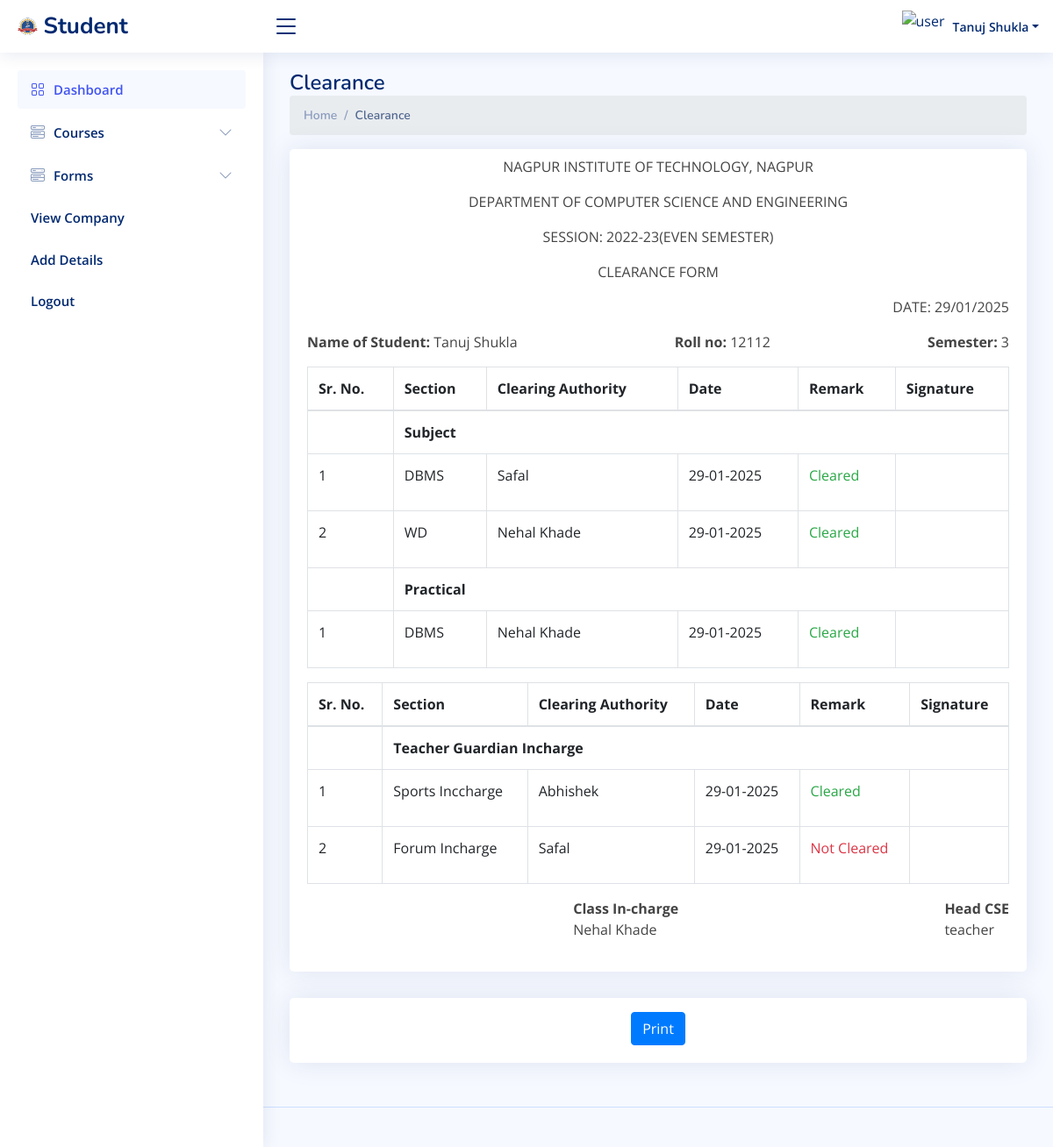
The page /student/clearance_form.php (signed in) on the database its author committed.
### tables this page shows
CREATE TABLE `student` (
  `id` varchar(255) NOT NULL,
  `name` text NOT NULL,
  `father_name` text NOT NULL,
  `mother_name` text NOT NULL,
  `email` text DEFAULT NULL,
  `personal_mobile` text DEFAULT NULL,
  `father_mobile` text DEFAULT NULL,
  `mother_mobile` text DEFAULT NULL,
  `address` text DEFAULT NULL,
  `birth_day` varchar(15) DEFAULT NULL,
  `gender` text DEFAULT NULL,
  `religion` text DEFAULT NULL,
  `ssc_school` text DEFAULT NULL,
  `ssc_roll` varchar(11) DEFAULT NULL,
  `ssc_board` text DEFAULT NULL,
  `ssc_year` varchar(255) NOT NULL,
  `ssc_result` double DEFAULT NULL,
  `hsc_school` text DEFAULT NULL,
  `hsc_roll` varchar(11) DEFAULT NULL,
  `hsc_board` text DEFAULT NULL,
  `hsc_year` varchar(255) NOT NULL,
  `hsc_result` double DEFAULT NULL,
  `date` varchar(25) DEFAULT NULL
);

CREATE TABLE `class` (
  `class_id` int(11) NOT NULL,
  `dept` int(11) NOT NULL,
  `sec` varchar(15) NOT NULL,
  `sem` int(11) NOT NULL,
  `class_teacher` int(11) DEFAULT NULL
);

CREATE TABLE `teacher_course` (
  `id` int(11) NOT NULL,
  `tid` int(11) NOT NULL,
  `course_id` int(11) NOT NULL,
  `class_id` int(11) NOT NULL
);

CREATE TABLE `course` (
  `course_id` int(11) NOT NULL,
  `name` varchar(255) NOT NULL,
  `type` enum('Theory','Practical') NOT NULL,
  `course_code` varchar(255) NOT NULL,
  `status` tinyint(1) NOT NULL DEFAULT 0
);

CREATE TABLE `teacher` (
  `tid` int(11) NOT NULL,
  `name` varchar(255) NOT NULL,
  `email` varchar(255) NOT NULL,
  `phone` varchar(15) NOT NULL,
  `salary` int(11) NOT NULL
);

CREATE TABLE `faculty` (
  `id` int(11) NOT NULL,
  `name` varchar(255) NOT NULL,
  `salary` varchar(25) NOT NULL,
  `role` varchar(25) NOT NULL,
  `email` varchar(255) NOT NULL
);

### student/connect/db.php (called while the page is built)
<?php
class connect{
    public $servername = "localhost";
    private $username = "root";
    private $password = "";
    private $dbname = "jit_college";
    public function dbconnect()
	{
		$db=mysqli_connect($this->servername,$this->username,$this->password,$this->dbname);
		return $db;
	}
}
?>

### student/connect/fun.php (called while the page is built, shortened)
<?php
class fun
{
    private $db;
    function __construct($con)
    {
        $this->db = $con;
    }
    public function fetchClassAssignedStudentWithId($id){
          $sql = "SELECT * FROM `stud_class` WHERE `sid` = '$id'";
          $result = mysqli_query($this->db,$sql);
          if($result){
               $fetch = mysqli_fetch_assoc($result);
          }
          else{
               $fetch = null;
          }
          return $fetch;
     }
     public function fetchClassWithId($id){
          $sql = "SELECT * FROM `class` WHERE `class_id` = '$id'";
          $fetch = mysqli_query($this->db,$sql);
          if(mysqli_num_rows($fetch)>0){
               return mysqli_fetch_assoc($fetch);
          }
          else{
               return null;
          }
     }
     public function fetchCoursesWithClass($class_id){
          $sql = "SELECT * FROM `teacher_course` WHERE `class_id` = '$class_id' ";
          $fetch = mysqli_query($this->db, $sql);
          return $fetch;
     }
     public function fetchCourseWithId($id){
          $sql = "SELECT * FROM `course` WHERE `course_id` = '$id'";
          $fetch = mysqli_query($this->db, $sql);
           return $fetch;
         }
    public function fetchTeacherWithId($id){
     $sql = "SELECT * FROM `teacher` WHERE `tid` = '$id'";
     $fetch = mysqli_query($this->db, $sql);
     $row = (mysqli_num_rows($fetch) > 0) ? mysqli_fetch_assoc($fetch): null;
     return $row;
    }
    public function fetchAllFaculty(){
     $sql = "SELECT * FROM `faculty` WHERE 1";
     $fetch = mysqli_query($this->db, $sql);
     return $fetch;
    }
    public function fetchClearanceWithSidCourseId( $sid,$course_id ){
     $sql = "SELECT * FROM `clearance_check` WHERE `sid` = '$sid' and `course_id` = '$course_id'";
     $fetch = mysqli_query($this->db,$sql);
     $row = (mysqli_num_rows($fetch) == 1) ? mysqli_fetch_assoc($fetch) : null;
     return $row;
    }
    public function fetchClearanceWithSidFid( $sid,$fid ){
     $sql = "SELECT * FROM `faculty_clearance` WHERE `sid` = '$sid' and `fid` = '$fid'";
     $fetch = mysqli_query($this->db,$sql);
     $row = (mysqli_num_rows($fetch) == 1) ? mysqli_fetch_assoc($fetch) : null;
     return $row;
    }
   public function fetchStudentDetails($id){
     $sql = "SELECT * FROM `student` WHERE `id` = '$id'";
     $fetch = mysqli_query($this->db, $sql);
     if(mysqli_num_rows($fetch)>0){
          return mysqli_fetch_assoc($fetch);
     }
     else{
          return null;
     }
   }
}
?>

### student/clearance_form.php (the view, shortened to what this page needs)
<?php
    include "connect/db.php";
    include 'connect/fun.php';
    $connect=new connect();
    $fun=new fun($connect->dbconnect());
    $date = date('d/m/Y');
    $id = $_SESSION['uname'];
    $student = $fun->fetchStudentDetails($id);
    if($student!=null){
        $name = $student['name'];
        $class  = $fun->fetchClassAssignedStudentWithId($id);
        $class_id = ($class !=null)?($class['class_id']):(0);
        $sem = $fun->fetchClassWithId($class_id);
        $class_teacher = ($sem!=null)?($sem['class_teacher']):(0);
        $sem = ($sem!=null)?($sem['sem']):(null);
        $class_teacher_name = $fun->fetchTeacherWithId($class_teacher);
        $ctname = ($class_teacher_name!=null)?($class_teacher_name['name']):('');
        $teacher_course = $fun->fetchCoursesWithClass($class_id);
        $teacher_course2 = $fun->fetchCoursesWithClass($class_id);
    }
    else{
        $student = null;
        $sem = null;
        $name = '';
        $ctname = '';
    }
    $faculty = $fun->fetchAllFaculty();
?>
<!DOCTYPE html>
<html lang="en">
<head>
  <?php
    include "include/links.php";
  ?>
</head>
<body>
    <?php
      include "include/header.php";
    ?>
    <?php
      include "include/sideBar.php";
    ?>
  <main id="main" class="main">
    <div class="pagetitle">
      <h1>Clearance</h1>
      <nav>
        <ol class="breadcrumb">
          <li class="breadcrumb-item"><a href="index.php">Home</a></li>
          <li class="breadcrumb-item active">Clearance</li>
        </ol>
      </nav>
    </div>
    <section class="section dashboard">
     <?php
        if($student != null){
    ?>
    <div class="card table-responsive" id="divPrint">
        <div class="card-body mt-2">
        <div class=" ">
            <center>
            <p>NAGPUR INSTITUTE OF TECHNOLOGY, NAGPUR</p>
            <p>DEPARTMENT OF COMPUTER SCIENCE AND ENGINEERING</p>
            <P>SESSION: 2022-23(EVEN SEMESTER)</P>
            <P>CLEARANCE FORM</P>
            </center>
        </div>
        <div class="d-flex justify-content-end" id="date">
            <p>DATE: <?php echo $date;?></p>
        </div>
        <div class="d-flex justify-content-between" id="std">
            <p > <b> Name of Student: </b> <?php echo $name ?></p>
            <p> <b> Roll no: </b> <?php echo $id ?> </p>
            <p> <b> Semester: </b> <?php echo $sem ?> </p>
        </div>
        <div class="table">
            <table class="table table-bordered">
                <thead>
                    <tr>
                        <th>Sr. No.</th>
                        <th>Section</th>
                        <th>Clearing Authority</th>
                        <th>Date</th>
                        <th>Remark</th>
                        <th>Signature</th>
                    </tr>
                </thead>
                <tbody>
                    <tr>
                        <td rowspan=""></td>
                        <th colspan="5">Subject</th>
                    </tr>
                    <?php
                        if(mysqli_num_rows($teacher_course)>0){
                            $sr = 1;
                            while($res = mysqli_fetch_assoc($teacher_course)){
                                $course_id = $res['course_id'];
                                $teacher_id = $res['tid'];
                                $c = $fun->fetchCourseWithId($course_id);
                          $clearance = $fun->fetchClearanceWithSidCourseId($id,$course_id);
                          $clear = ($clearance != null)?($clearance['clearance']):(0);
                          if(mysqli_num_rows($c) > 0) {
                            $c = mysqli_fetch_assoc($c);
                            $cname = ($c['type'] == 'Theory')? $c['name']:'';
                            if($c['type'] == 'Practical'){
                                continue;
                            }
                        }
                        else{
                            $cname = '';
                        }
                        $teacher = $fun->fetchTeacherWithId($teacher_id);
                        $tname = ($teacher != null)?($teacher['name']):("Not found");
                    ?>
                    <tr>
                        <td><?php echo $sr?></td>
                        <td><?php echo $cname?></td>
                        <td><?php echo $tname?></td>
                        <td><?php echo date("d-m-Y")?></td>
                        <td> <?php echo  ($clear == 1)?("<p class='text-success'>Cleared</p>"):("<p class='text-danger'>Not Cleared</p>")?></td>
                        <td></td>
                    </tr>
                    <?php
                            $sr++;}
                         }
                    ?>
                    <tr>
                        <td rowspan=""></td>
                        <td colspan="5"><b>Practical</b></td>
                    </tr>
                    <?php
                        if(mysqli_num_rows($teacher_course2)>0){
                            $sr = 1;
                            while($res = mysqli_fetch_assoc($teacher_course2)){
                                $course_id = $res['course_id'];
                                $teacher_id = $res['tid'];
                                $c = $fun->fetchCourseWithId($course_id);
                          $clearance = $fun->fetchClearanceWithSidCourseId($id,$course_id);
                          $clear = ($clearance != null)?($clearance['clearance']):(0);
                          if(mysqli_num_rows($c) > 0) {
                            $c = mysqli_fetch_assoc($c);
                            $cname = ($c['type'] != 'Theory')? $c['name']:'';
                            if($c['type'] != 'Practical'){
                                continue;
                            }
                        }
                        else{
                            $cname = '';
                        }
                        $teacher = $fun->fetchTeacherWithId($teacher_id);
                        $tname = ($teacher != null)?($teacher['name']):("Not found");
                    ?>
                    <tr>
                        <td><?php echo $sr?></td>
                    <td><?php echo $cname?></td>
                        <td><?php echo $tname?></td>
                        <td><?php echo date('d-m-Y')?></td>
                        <td> <?php echo  ($clear == 1)?("<p class='text-success'>Cleared</p>"):("<p class='text-danger'>Not Cleared</p>")?></td>
                        <td></td>
                    </tr>
                    <?php
                          $sr++;  }
                        }
                    ?>
                </tbody>
            </table>
        </div>
        <div class="table">
            <table class="table table-bordered">
                <thead>
                    <tr>
                    <th>Sr. No.</th>
                        <th>Section</th>
                        <th>Clearing Authority</th>
                        <th>Date</th>
                        <th>Remark</th>
                        <th>Signature</th>
                    </tr>
                </thead>
                <tbody>
                    <tr>
                        <td rowspan=""></td>
                        <th colspan="5">Teacher Guardian Incharge</th>
                    </tr>
                    <?php
                    $sr = 1;
                      if(mysqli_num_rows($faculty)>0){
                        while($res = mysqli_fetch_assoc($faculty)){
                          $clearance_check = $fun->fetchClearanceWithSidFid($id,$res['id']);
                          $clear =($clearance_check != null)? $clearance_check['clearance']:0;
                ?>
                    <tr>
                        <td><?php echo $sr?></td>
                        <td><?php echo $res['role']?></td>
                        <td><?php echo $res['name']?></td>
                        <td><?php echo date("d-m-Y")?></td>
                        <td><?php echo  ($clear == 1)?("<p class='text-success'>Cleared</p>"):("<p class='text-danger'>Not Cleared</p>")?></td>
                        <td></td>
                    </tr>
                    <?php
                        $sr++;
                        }
                     }
                ?>
                </tbody>
            </table>
        </div>
        <div class="d-flex justify-content-between" id="foot">
            <p> <b> Class In-charge </b><br><?php echo $ctname?></p>
            <p> <b>Head CSE </b> <br> teacher</p>
        </div>
        </div>
    </div>
        <div class="card">
            <div class="card-body mt-3 d-flex justify-content-center">
                <button class="btn btn-primary" onclick="print()" > Print</button>
            </div>
        </div>
        <?php
        }else{
            echo "No data found";
        }
     ?>
    </section>
  </main>
 <?php
 include "include/footer.php";
 ?>
</body>
</html>

### student/include/header.php (shortened to what this page needs)
<header id="header" class="header fixed-top d-flex align-items-center">
<?php
require_once "connect/db.php";
require_once 'connect/fun.php';
$connect=new connect();
$fun=new fun($connect->dbconnect());
$id = $_SESSION['uname'];
$stud = $fun->fetchStudentDetails($id);
  $student_name = ($stud != null) ?($stud['name']):('');
?>
<div class="d-flex align-items-center justify-content-between">
  <a href="index.php" class="logo d-flex align-items-center">
    <img src="./../images/jit_logo.png"   alt="">
    <span class="d-none d-lg-block"> Student</span>
  </a>
  <i class="bi bi-list toggle-sidebar-btn"></i>
</div>
<nav class="header-nav ms-auto">
  <ul class="d-flex align-items-center">
    <li class="nav-item dropdown pe-3">
      <a class="nav-link nav-profile d-flex align-items-center pe-0" href="#" data-bs-toggle="dropdown">
      <img width="50" height="50" src="https://img.icons8.com/ios-filled/50/user.png" alt="user"/>
        <span class="d-none d-md-block dropdown-toggle ps-2"><?php echo $student_name?></span>
      </a>
    </li>
  </ul>
</nav>
</header>

### student/assets/css/style.css (style rules this page uses)
:root { scroll-behavior: smooth; }
body { font-family: "Open Sans", sans-serif; background: #f6f9ff; color: #444444; }
a { color: #4154f1; text-decoration: none; }
h1, h2, h3, h4, h5, h6 { font-family: "Nunito", sans-serif; }
#main { margin-top: 60px; padding: 20px 30px; transition: all 0.3s; }
.pagetitle { margin-bottom: 10px; }
.pagetitle h1 { font-size: 24px; margin-bottom: 0; font-weight: 600; color: #012970; }
.card { margin-bottom: 30px; border: none; border-radius: 5px; box-shadow: 0px 0 30px rgba(1, 41, 112, 0.1); }
.card-body { padding: 0 20px 20px 20px; }
.breadcrumb { font-size: 14px; font-family: "Nunito", sans-serif; color: #899bbd; font-weight: 600; }
.breadcrumb a { color: #899bbd; transition: 0.3s; }
.breadcrumb .breadcrumb-item::before { color: #899bbd; }
.breadcrumb .active { color: #51678f; font-weight: 600; }
.logo { line-height: 1; }
@media (min-width: 1200px) { .logo { width: 280px; } }
.logo img { max-height: 26px; margin-right: 6px; }
.logo span { font-size: 26px; font-weight: 700; color: #012970; font-family: "Nunito", sans-serif; }
.header { transition: all 0.5s; z-index: 997; height: 60px; box-shadow: 0px 2px 20px rgba(1, 41, 112, 0.1); background-color: #fff; padding-left: 20px; }
.header .toggle-sidebar-btn { font-size: 32px; padding-left: 10px; cursor: pointer; color: #012970; }
.header-nav ul { list-style: none; }
.header-nav>ul { margin: 0; padding: 0; }
.header-nav .nav-profile { color: #012970; }
.header-nav .nav-profile img { max-height: 36px; }
.header-nav .nav-profile span { font-size: 14px; font-weight: 600; }
@media (min-width: 1200px) { #main, #footer { margin-left: 300px; } }

### student/clearance_form.php (style rules this page uses)
table, th, td { border: 1px solid black; border-collapse: collapse; }
table { width: 100%; height: 30%; }
#date { display: flex; justify-content: end; }
#std,#foot { display: flex; justify-content: space-between; }

### rows shown on the page
student: name "Tanuj Shukla"
class: sem "3"
teacher_course: course.name "DBMS", tid.name "Safal"
teacher_course: course.name "WD", tid.name "Nehal Khade"
teacher_course: course.name "DBMS", tid.name "Nehal Khade"
faculty: role "Sports Inccharge", name "Abhishek", shows "Cleared"
faculty: role "Forum Incharge", name "Safal", shows "Not Cleared"
teacher: name "Nehal Khade"

### other values the page prints
$id "12112"
